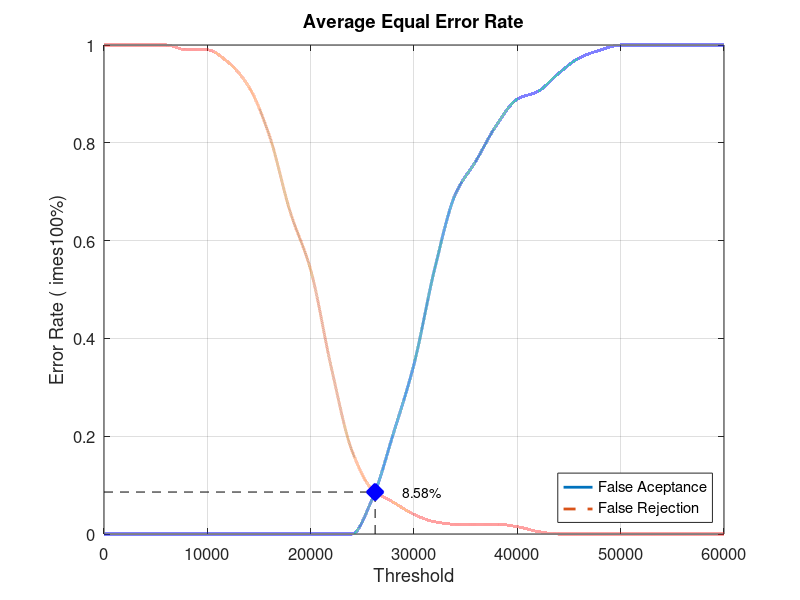
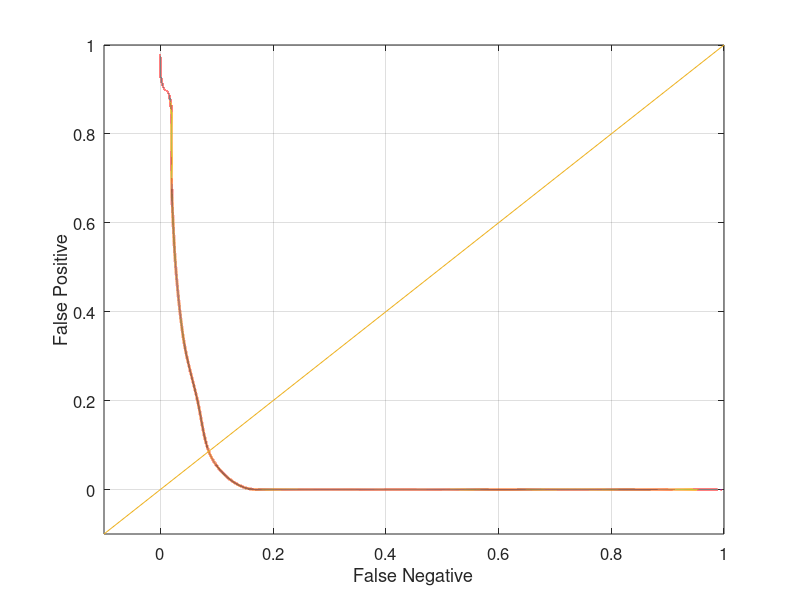

MATLAB code to generate these figures, in order:
close all;
clear;
clc;
x = 0:2000:60000;
xq = 0:0.5:60000;

y0 = [0 0 0 0 0 0 0 0 0 0 0 0 0 0.0736842 0.205263 0.347368 0.542105 0.694737 0.763158 0.836842 0.889474 0.905263 0.942105 0.973684 0.989474 1 1 1 1 1 1]
yy0 = interp1(x, y0, xq, 'pchip');
y1 = [1 1 1 1 0.99 0.99 0.965 0.915 0.815 0.66 0.54 0.34 0.17 0.09 0.065 0.04 0.025 0.02 0.02 0.02 0.015 0.005 0 0 0 0 0 0 0 0 0]
yy1 = interp1(x, y1, xq, 'pchip');

% Calculating EER: 
y2 = abs(y0 - y1);
find(y2 == min(y2))
yy2 = abs(yy0 - yy1);
xEER = find(yy2 == min(yy2));
xEERIndex = xq(xEER) % X-axis EER
yEER = yy0(xEER) % Y-axis EER

main = figure
plot(xq, yy0,'-','LineWidth', 2);	hold on
plot(xq, yy1,'--','LineWidth', 2);	hold on
plot([xEERIndex xEERIndex], [0 yEER], 'k--');	hold on
plot([0 xEERIndex], [yEER yEER], 'k--');	hold on
plot(xEERIndex, yEER, 'bx', 'LineWidth', 10);	hold on
text(xEERIndex + 10 * xEERIndex / 100, yEER, [num2str(round((10000 * yEER)) / 100) '%'])
legend('False Aceptance', 'False Rejection', 'Location', 'SouthEast')
xlabel('Threshold')
ylabel('Error Rate (	imes100%)')
title('Average Equal Error Rate')
set(gca, 'FontSize', 12)
axis([0 60000 0 1])
grid on

print(main, 'Database2_4Main', '-dpng');
FNRxFPR = figure('Color', [1 1 1]);
plot(yy1, yy0, '-', yy1, yy0, 'LineWidth', 2);
hold on
y = -0.1:0.1:1
plot(y, y); 
set(gca, 'FontSize', 12)
xlabel('False Negative')
ylabel('False Positive')
axis([-0.1 1 -0.1 1])
set(gca, 'FontSize', 12)
grid on

print(FNRxFPR, 'Database2_4FNRxFPR','-dpng');
